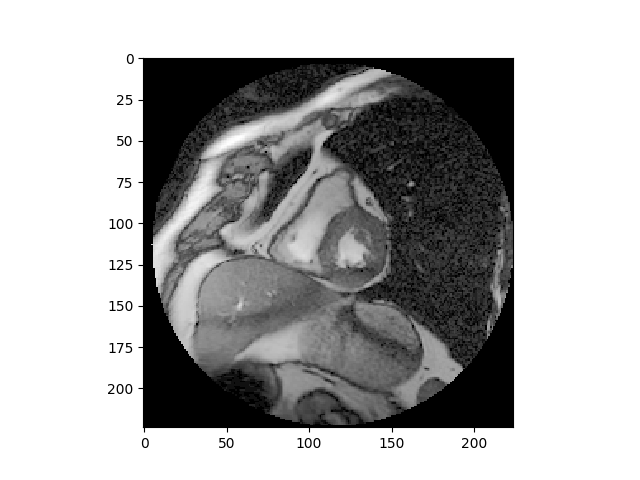
#> input picture Presentation/1_image.png, 640 x 480 px; its folder holds only this picture in this run
$ python -i utils.py   (imports and definitions only)   (Python 2 division)
#> lines starting #> are read from the running program, lines starting #| are printed output that depends on the picture
#> further down, picture is the input picture: shape (480, 640); min 0, max 255, mean 171.5
import random
import numpy
import glob
import os
import cv2
import settings
from utils_dicom import DicomWrapper
from scipy.ndimage.interpolation import map_coordinates
from scipy.ndimage.filters import gaussian_filter

# [2 lines not run here, left out]


# [23 lines left out: functions get_pred_patient_dir, get_pred_patient_img_dir, get_pred_patient_overlay_dir, get_pred_patient_transparent_overlay_dir, not called in this run]


def get_patient_images(patient_id):
    return get_patient_files(patient_id, "images")


def get_patient_overlays(patient_id):
    return get_patient_files(patient_id, "overlays")


def get_patient_transparent_overlays(patient_id):
    return get_patient_files(patient_id, "transparent_overlays")


# [24 lines left out: functions get_patient_files, delete_files, not called in this run]


def get_files(scan_dir, search_pattern):
    file_paths = glob.glob(scan_dir + search_pattern)
    return file_paths


# [79 lines left out: functions enumerate_sax_files, compute_mean_image, compute_mean_pixel_values_dir, replace_color, not called in this run]


ELASTIC_INDICES = None  # needed to make it faster to fix elastic deformation per epoch.


# [13 lines left out: function elastic_transform, not called in this run]


def prepare_cropped_sax_image(sax_image, clahe=True, intermediate_crop=0, rotate=0):
#> called with clahe = True, intermediate_crop = 0, rotate = 0
    if rotate != 0:
        rot_mat = cv2.getRotationMatrix2D((sax_image.shape[0] / 2, sax_image.shape[0] / 2), rotate, 1)
        sax_image = cv2.warpAffine(sax_image, rot_mat, (sax_image.shape[0], sax_image.shape[1]))

    if intermediate_crop == 0:
        res = sax_image[settings.CROP_INDENT_Y:settings.CROP_INDENT_Y + settings.TARGET_CROP,
              settings.CROP_INDENT_X:settings.CROP_INDENT_X + settings.TARGET_CROP]
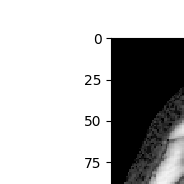
#> res: shape (184, 184); min 0, max 255, mean 183.4
    else:
        crop_indent_y = settings.CROP_INDENT_Y - ((intermediate_crop - settings.TARGET_CROP) / 2)
        crop_indent_x = settings.CROP_INDENT_X - ((intermediate_crop - settings.TARGET_CROP) / 2)
        res = sax_image[crop_indent_y:crop_indent_y + intermediate_crop,
              crop_indent_x:crop_indent_x + intermediate_crop]
        res = cv2.resize(res, (settings.TARGET_CROP, settings.TARGET_CROP))

    if clahe:
        clahe = cv2.createCLAHE(tileGridSize=(1, 1))
        res = clahe.apply(res)
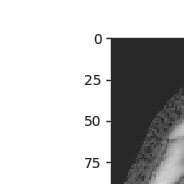
#> res: shape (184, 184); min 40, max 255, mean 192.9
    return res


# [14 lines left out: function prepare_overlay_image, not called in this run]


def create_dir_if_not_exists(target_dir):
    if not os.path.exists(target_dir):
        os.makedirs(target_dir)

>>> import cv2
>>> picture = cv2.imread('../Presentation/1_image.png', cv2.IMREAD_GRAYSCALE)
>>> result = prepare_cropped_sax_image(picture)

$ run again, on Presentation/1.png
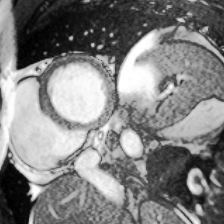
#> input picture Presentation/1.png, 224 x 224 px
#> picture is the input picture: shape (224, 224); min 0, max 255, mean 129.5
#> in prepare_cropped_sax_image, `res = sax_image[settings.CROP_INDENT_Y:settings.CROP_INDENT_Y + settin..`:
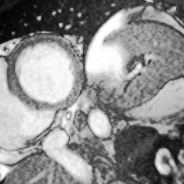
#> res: shape (184, 184); min 0, max 255, mean 141.5

$ run again, on Presentation/13.png
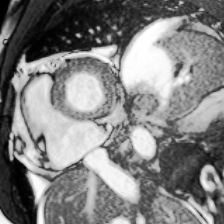
#> input picture Presentation/13.png, 224 x 224 px
#> picture is the input picture: shape (224, 224); min 0, max 255, mean 128.8
#> in prepare_cropped_sax_image, `res = sax_image[settings.CROP_INDENT_Y:settings.CROP_INDENT_Y + settin..`:
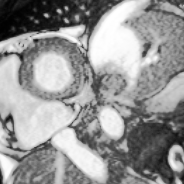
#> res: shape (184, 184); min 1, max 255, mean 149.3
#> in prepare_cropped_sax_image, `res = clahe.apply(res)`:
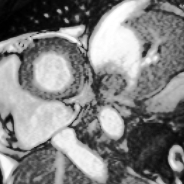
#> res: shape (184, 184); min 0, max 255, mean 128.7
